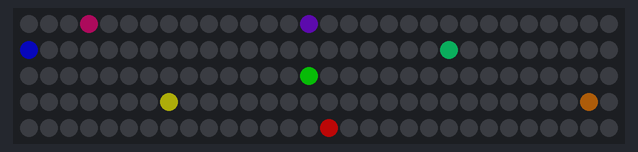
This sketch was run on a simulated Arduino Uno, built with avr-gcc and run on an emulated ATmega328P. Shown: 150 RGB LEDs in strip order, left to right, continuing on the next row. Dim RGB values are drawn brighter than linear.

Above: at 3.16 s.
At 7.77 s:
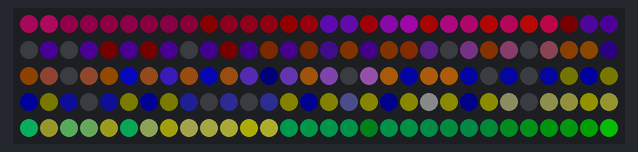
At 12.07 s:
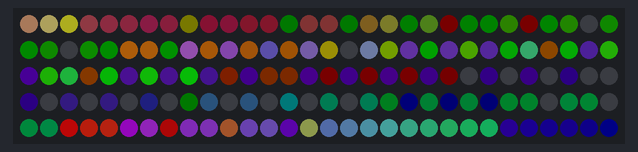
At 21.28 s:
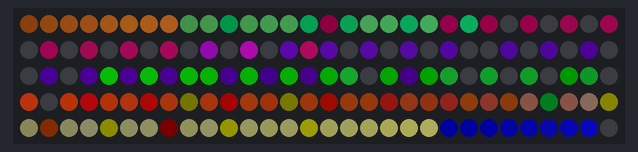
At 30.5 s:
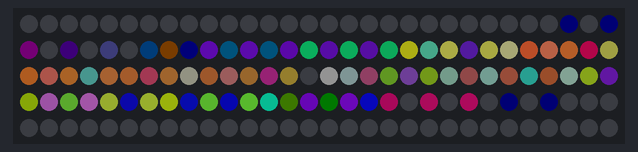
At 39.71 s:
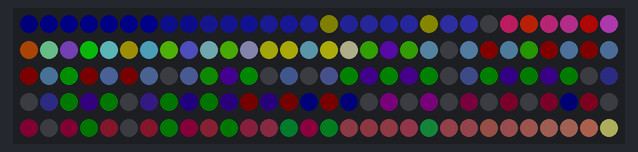

The sketch:

DemoReel100-_just-JUGGLE_.ino
```cpp
#include <FastLED.h>

FASTLED_USING_NAMESPACE

// FastLED "100-lines-of-code" demo reel, showing just a few
// of the kinds of animation patterns you can quickly and easily
// compose using FastLED.
//
// This example also shows one easy way to define multiple
// animations patterns and have them automatically rotate.
//
// -Mark Kriegsman, December 2014

#if defined(FASTLED_VERSION) && (FASTLED_VERSION < 3001000)
#warning "Requires FastLED 3.1 or later; check github for latest code."
#endif

#define DATA_PIN    3
//#define CLK_PIN   4
#define LED_TYPE    WS2812B
#define COLOR_ORDER GRB
#define NUM_LEDS   150
CRGB leds[NUM_LEDS];

#define BRIGHTNESS          75
#define FRAMES_PER_SECOND  120

void setup() {
  delay(3000); // 3 second delay for recovery

  // tell FastLED about the LED strip configuration
  FastLED.addLeds<LED_TYPE,DATA_PIN,COLOR_ORDER>(leds, NUM_LEDS).setCorrection(TypicalLEDStrip);
  //FastLED.addLeds<LED_TYPE,DATA_PIN,CLK_PIN,COLOR_ORDER>(leds, NUM_LEDS).setCorrection(TypicalLEDStrip);

  // set master brightness control
  FastLED.setBrightness(BRIGHTNESS);
}


// List of patterns to cycle through.  Each is defined as a separate function below.
typedef void (*SimplePatternList[])();
//SimplePatternList gPatterns = { rainbow, rainbowWithGlitter, confetti, sinelon, juggle, bpm };
SimplePatternList gPatterns = { juggle }; // THIS IS THE KEY.. Change to name of pattern

uint8_t gCurrentPatternNumber = 0; // Index number of which pattern is current
uint8_t gHue = 0; // rotating "base color" used by many of the patterns

void loop()
{
  // Call the current pattern function once, updating the 'leds' array
  gPatterns[gCurrentPatternNumber]();

  // send the 'leds' array out to the actual LED strip
  FastLED.show();
  // insert a delay to keep the framerate modest
  FastLED.delay(2000/FRAMES_PER_SECOND);

  // do some periodic update (10) { gHue++; } // slowly cycle the "base color" through the rainbow
  EVERY_N_SECONDS( 10 ) { nextPattern(); } // change patterns periodically
}

#define ARRAY_SIZE(A) (sizeof(A) / sizeof((A)[0]))

void nextPattern()
{
  // add one to the current pattern number, and wrap around at the end
  gCurrentPatternNumber = (gCurrentPatternNumber + 1) % ARRAY_SIZE( gPatterns);
}


void juggle() {
  // eight colored dots, weaving in and out of sync with each other
  fadeToBlackBy( leds, NUM_LEDS, 20);
  byte dothue = 0;
  for( int i = 0; i < 8; i++) {
    leds[beatsin16( i+7, 0, NUM_LEDS-1 )] |= CHSV(dothue, 200, 255);
    dothue += 32;
  }
}
```
